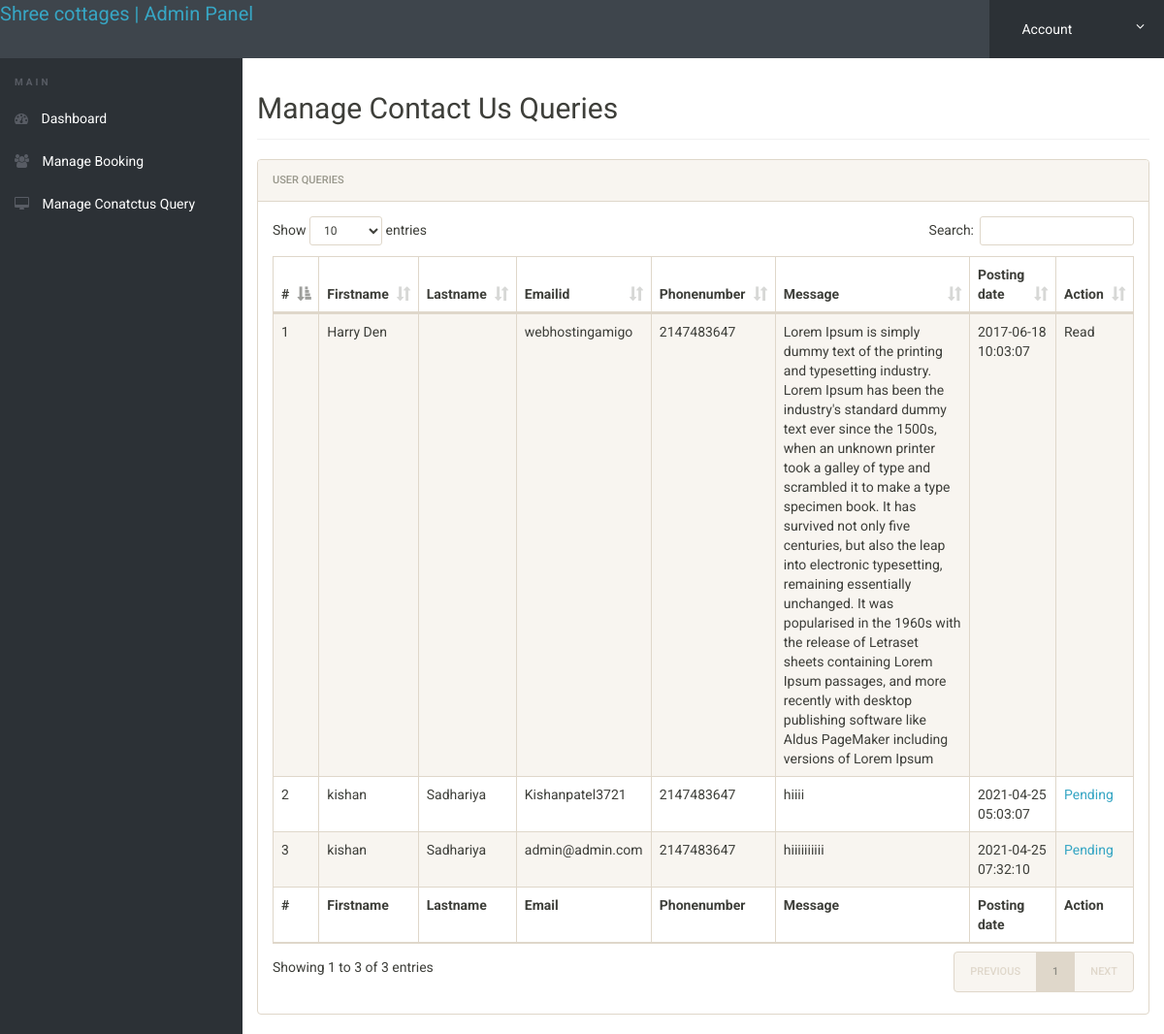
/admin/manage-conactusquery.php (signed in), run on the app's committed database.
### tables this page shows
CREATE TABLE `tblcontactusquery` (
  `id` int(11) NOT NULL,
  `Firstname` varchar(25) DEFAULT NULL,
  `Lastname` varchar(25) NOT NULL,
  `Emailid` varchar(15) DEFAULT NULL,
  `Phonenumber` int(10) DEFAULT NULL,
  `Message` longtext DEFAULT NULL,
  `PostingDate` timestamp NOT NULL DEFAULT current_timestamp(),
  `status` int(11) DEFAULT NULL
);

### admin/manage-conactusquery.php (the view, shortened to what this page needs)
<?php
include('includes/config.php');
if(strlen($_SESSION['alogin'])==0)
	{
header('location:index.php');
}
else{
 ?>
<!doctype html>
<html lang="en" class="no-js">
<head>
	<link rel="stylesheet" href="css/font-awesome.min.css">
	<link rel="stylesheet" href="css/bootstrap.min.css">
	<link rel="stylesheet" href="css/dataTables.bootstrap.min.css">
	<link rel="stylesheet" href="css/bootstrap-social.css">
	<link rel="stylesheet" href="css/bootstrap-select.css">
	<link rel="stylesheet" href="css/fileinput.min.css">
	<link rel="stylesheet" href="css/awesome-bootstrap-checkbox.css">
	<link rel="stylesheet" href="css/style.css">
</head>
<body>
	<?php include('includes/header.php');?>
	<div class="ts-main-content">
		<?php include('includes/leftbar.php');?>
		<div class="content-wrapper">
			<div class="container-fluid">
				<div class="row">
					<div class="col-md-12">
						<h2 class="page-title">Manage Contact Us Queries</h2>
						<div class="panel panel-default">
							<div class="panel-heading">User queries</div>
							<div class="panel-body">
								<table id="zctb" class="display table table-striped table-bordered table-hover" cellspacing="0" width="100%">
									<thead>
										<tr>
										<th>#</th>
											<th>Firstname</th>
											<th>Lastname</th>
											<th>Emailid</th>
											<th>Phonenumber</th>
											<th>Message</th>
											<th>Posting date</th>
											<th>Action</th>
										</tr>
									</thead>
									<tfoot>
										<tr>
										<th>#</th>
										    <th>Firstname</th>
											<th>Lastname</th>
											<th>Email</th>
											<th>Phonenumber</th>
											<th>Message</th>
											<th>Posting date</th>
											<th>Action</th>
										</tr>
									</tfoot>
									<tbody>
									<?php $sql = " SELECT * from tblcontactusquery ";
$query = $dbh->prepare($sql);
$query->execute();
$results=$query->fetchAll(PDO::FETCH_OBJ);
$cnt=1;
if($query->rowCount() > 0)
{
foreach($results as $result)
{				?>
										<tr>
											<td><?php echo htmlentities($cnt);?></td>
											<td><?php echo htmlentities($result->Firstname);?></td>
											<td><?php echo htmlentities($result->Lastname);?></td>
											<td><?php echo htmlentities($result->Emailid);?></td>
											<td><?php echo htmlentities($result->Phonenumber);?></td>
											<td><?php echo htmlentities($result->Message);?></td>
											<td><?php echo htmlentities($result->PostingDate);?></td>
																<?php if($result->status==1)
{
	?><td>Read</td>
<?php } else {?>
<td><a href="manage-conactusquery.php?eid=<?php echo htmlentities($result->id);?>" onclick="return confirm('Do you really want to read')" >Pending</a>
</td>
<?php } ?>
										</tr>
										<?php $cnt=$cnt+1; }} ?>
									</tbody>
								</table>
							</div>
						</div>
					</div>
				</div>
			</div>
		</div>
	</div>
</body>
</html>
<?php } ?>

### admin/includes/header.php (shortened to what this page needs)
<div class="brand clearfix">
	<a href="dashboard.php" style="font-size: 20px;">Shree cottages | Admin Panel</a>
		<ul class="ts-profile-nav">
			<li class="ts-account">
				<a href="#"><img src="img/50.png" class="ts-avatar hidden-side" alt=""> Account <i class="fa fa-angle-down hidden-side"></i></a>
			</li>
		</ul>
	</div>

### admin/includes/leftbar.php
<nav class="ts-sidebar">
		<ul class="ts-sidebar-menu">
			<li class="ts-label">Main</li>
			<li><a href="dashboard.php"><i class="fa fa-dashboard"></i> Dashboard</a></li>
			<li><a href="manage-bookings.php"><i class="fa fa-users"></i> Manage Booking</a></li>
			<li><a href="manage-conactusquery.php"><i class="fa fa-desktop""></i> Manage Conatctus Query</a></li>
		</ul>
	</nav>

### admin/css/style.css (style rules this page uses)
html { font-size: 14px; }
@media only screen and (min-width: 480px) { html { font-size: 17px; } }
@media only screen and (min-width: 768px) { html { font-size: 14px; } }
body { font-size: 1em; }
a { color: #37a6c4; }
.panel { overflow: hidden; }
ul, li { margin: 0; padding: 0; list-style: none; }
.page-title { padding-bottom: 15px; margin-bottom: 20px; border-bottom: 1px solid #f0f0f0; }
.brand { background: #3e454c; position: relative; z-index: 3; position: fixed; width: 100%; top: 0; }
.brand .ts-profile-nav { float: right; display: none; }
.brand .ts-profile-nav li { float: left; position: relative; }
.brand .ts-profile-nav li a { display: block; padding: 20px; color: #fff; }
.brand .ts-profile-nav .ts-account .fa-angle-down { float: right; }
.brand .ts-profile-nav .ts-account > a { width: 180px; background: #2c3136; }
@media only screen and (min-width: 992px) { .brand .ts-profile-nav { display: block; } }
.ts-sidebar { background: #2c3136; max-height: 0; transition: max-height 0.3s; overflow: hidden; position: fixed; z-index: 2; width: 100%; bottom: 0; top: 60px; overflow-y: auto; }
@media only screen and (min-width: 992px) { .ts-sidebar { max-height: 100%; bottom: 0; } }
.ts-sidebar-menu .ts-label { color: #585c64; font-weight: bold; padding: 8px 15px; text-transform: uppercase; font-size: 10px; letter-spacing: 3px; margin-top: 10px; }
.ts-sidebar-menu a { display: block; text-decoration: none; padding: 12px 15px; color: #fff; }
.ts-sidebar-menu li { position: relative; }
.ts-sidebar-menu li i { color: #585c64; margin-right: 10px; }
.ts-main-content .content-wrapper { padding-top: 15px; margin-top: 60px; }
@media only screen and (min-width: 992px) { .ts-main-content .ts-sidebar { width: 250px; float: left; } }
@media only screen and (min-width: 992px) { .ts-main-content .content-wrapper { margin-left: 250px; } }

### data on the page
tblcontactusquery: Firstname "Harry Den", Emailid "webhostingamigo", Phonenumber "2147483647", Message "Lorem Ipsum is simply dummy text of the printing and typesetting industry. Lorem Ipsum has been the industry's standard dummy text ever since the 1500s, when an unknown printer took a galley of type and scrambled it to make a type specimen book. It has survived not only five centuries, but also the leap into electronic typesetting, remaining essentially unchanged. It was popularised in the 1960s with the release of Letraset sheets containing Lorem Ipsum passages, and more recently with desktop publishing software like Aldus PageMaker including versions of Lorem Ipsum", PostingDate "2017-06-18 10:03:07", status "Read"
tblcontactusquery: Firstname "kishan", Lastname "Sadhariya", Emailid "Kishanpatel3721", Phonenumber "2147483647", Message "hiiii", PostingDate "2021-04-25 05:03:07"
tblcontactusquery: Firstname "kishan", Lastname "Sadhariya", Emailid "admin@admin.com", Phonenumber "2147483647", Message "hiiiiiiiiii", PostingDate "2021-04-25 07:32:10"
